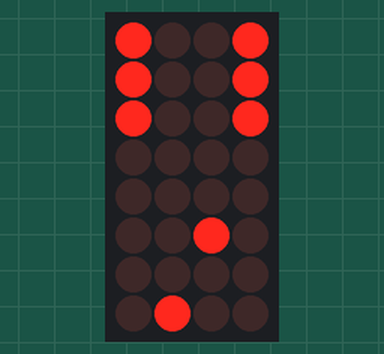
This sketch was run on a simulated Arduino Nano, built with avr-gcc and run on an emulated ATmega328P. Parts: 4×8 LED matrix. Wiring (inferred from the names in the program): LED matrix (orientation assumed): rows pin 12, pin 11, pin 10, pin 9, pin 8, pin 7, pin 6, pin 5; columns pin 3, A0, A2, A5. Random numbers use the default seed unless the sketch sets one; what the sketch prints to the serial monitor is not drawn.

Above: at 0.1 s.

The sketch:

dice.ino
```cpp
#include <TrueRandom.h>

#define ROW_1 12
#define ROW_2 11
#define ROW_3 10
#define ROW_4 9
#define ROW_5 8
#define ROW_6 7
#define ROW_7 6
#define ROW_8 5
#define COL_1 A0
#define COL_2 A1
#define COL_3 A2
#define COL_4 A3
#define COL_5 A4
#define COL_6 A5
#define COL_7 2
#define COL_8 3

const byte rows[] = {
    ROW_1, ROW_2, ROW_3, ROW_4, ROW_5, ROW_6, ROW_7, ROW_8
};

byte d_1_1[] =   {B00000000,
                  B01000000,
                  B00000000,
                  B00000000,
                  B00000000,
                  B00000000,
                  B00000010,
                  B00000000};

byte d_1_2[] =   {B00000000,
                  B01000000,
                  B00000000,
                  B00000000,
                  B00000000,
                  B00000100,
                  B00000000,
                  B00000001};

byte d_1_3[] =   {B00000000,
                  B01000000,
                  B00000000,
                  B00000000,
                  B00000000,
                  B00000100,
                  B00000010,
                  B00000001};

byte d_1_4[] =   {B00000000,
                  B01000000,
                  B00000000,
                  B00000000,
                  B00000000,
                  B00000101,
                  B00000000,
                  B00000101};

byte d_1_5[] =   {B00000000,
                  B01000000,
                  B00000000,
                  B00000000,
                  B00000000,
                  B00000101,
                  B00000010,
                  B00000101};

byte d_1_6[] =   {B00000000,
                  B01000000,
                  B00000000,
                  B00000000,
                  B00000000,
                  B00000101,
                  B00000101,
                  B00000101};

byte d_2_1[] =   {B10000000,
                  B00000000,
                  B00100000,
                  B00000000,
                  B00000000,
                  B00000000,
                  B00000010,
                  B00000000};

byte d_2_2[] =   {B10000000,
                  B00000000,
                  B00100000,
                  B00000000,
                  B00000000,
                  B00000100,
                  B00000000,
                  B00000001};

byte d_2_3[] =   {B10000000,
                  B00000000,
                  B00100000,
                  B00000000,
                  B00000000,
                  B00000100,
                  B00000010,
                  B00000001};

byte d_2_4[] =   {B10000000,
                  B00000000,
                  B00100000,
                  B00000000,
                  B00000000,
                  B00000101,
                  B00000000,
                  B00000101};

byte d_2_5[] =   {B10000000,
                  B00000000,
                  B00100000,
                  B00000000,
                  B00000000,
                  B00000101,
                  B00000010,
                  B00000101};

byte d_2_6[] =   {B10000000,
                  B00000000,
                  B00100000,
                  B00000000,
                  B00000000,
                  B00000101,
                  B00000101,
                  B00000101};

byte d_3_1[] =   {B10000000,
                  B01000000,
                  B00100000,
                  B00000000,
                  B00000000,
                  B00000000,
                  B00000010,
                  B00000000};

byte d_3_2[] =   {B10000000,
                  B01000000,
                  B00100000,
                  B00000000,
                  B00000000,
                  B00000100,
                  B00000000,
                  B00000001};

byte d_3_3[] =   {B10000000,
                  B01000000,
                  B00100000,
                  B00000000,
                  B00000000,
                  B00000100,
                  B00000010,
                  B00000001};

byte d_3_4[] =   {B10000000,
                  B01000000,
                  B00100000,
                  B00000000,
                  B00000000,
                  B00000101,
                  B00000000,
                  B00000101};

byte d_3_5[] =   {B10000000,
                  B01000000,
                  B00100000,
                  B00000000,
                  B00000000,
                  B00000101,
                  B00000010,
                  B00000101};

byte d_3_6[] =   {B10000000,
                  B01000000,
                  B00100000,
                  B00000000,
                  B00000000,
                  B00000101,
                  B00000101,
                  B00000101};

byte d_4_1[] =   {B10100000,
                  B00000000,
                  B10100000,
                  B00000000,
                  B00000000,
                  B00000000,
                  B00000010,
                  B00000000};

byte d_4_2[] =   {B10100000,
                  B00000000,
                  B10100000,
                  B00000000,
                  B00000000,
                  B00000100,
                  B00000000,
                  B00000001};

byte d_4_3[] =   {B10100000,
                  B00000000,
                  B10100000,
                  B00000000,
                  B00000000,
                  B00000100,
                  B00000010,
                  B00000001};

byte d_4_4[] =   {B10100000,
                  B00000000,
                  B10100000,
                  B00000000,
                  B00000000,
                  B00000101,
                  B00000000,
                  B00000101};

byte d_4_5[] =   {B10100000,
                  B00000000,
                  B10100000,
                  B00000000,
                  B00000000,
                  B00000101,
                  B00000010,
                  B00000101};

byte d_4_6[] =   {B10100000,
                  B00000000,
                  B10100000,
                  B00000000,
                  B00000000,
                  B00000101,
                  B00000101,
                  B00000101};

byte d_5_1[] =   {B10100000,
                  B01000000,
                  B10100000,
                  B00000000,
                  B00000000,
                  B00000000,
                  B00000010,
                  B00000000};

byte d_5_2[] =   {B10100000,
                  B01000000,
                  B10100000,
                  B00000000,
                  B00000000,
                  B00000100,
                  B00000010,
                  B00000001};

byte d_5_3[] =   {B10100000,
                  B01000000,
                  B10100000,
                  B00000000,
                  B00000000,
                  B00000100,
                  B00000010,
                  B00000001};

byte d_5_4[] =   {B10100000,
                  B01000000,
                  B10100000,
                  B00000000,
                  B00000000,
                  B00000101,
                  B00000000,
                  B00000101};

byte d_5_5[] =   {B10100000,
                  B01000000,
                  B10100000,
                  B00000000,
                  B00000000,
                  B00000101,
                  B00000010,
                  B00000101};

byte d_5_6[] =   {B10100000,
                  B01000000,
                  B10100000,
                  B00000000,
                  B00000000,
                  B00000101,
                  B00000101,
                  B00000101};

byte d_6_1[] =   {B10100000,
                  B10100000,
                  B10100000,
                  B00000000,
                  B00000000,
                  B00000000,
                  B00000010,
                  B00000000};

byte d_6_2[] =   {B10100000,
                  B10100000,
                  B10100000,
                  B00000000,
                  B00000000,
                  B00000100,
                  B00000000,
                  B00000001};

byte d_6_3[] =   {B10100000,
                  B10100000,
                  B10100000,
                  B00000000,
                  B00000000,
                  B00000100,
                  B00000010,
                  B00000001};

byte d_6_4[] =   {B10100000,
                  B10100000,
                  B10100000,
                  B00000000,
                  B00000000,
                  B00000101,
                  B00000000,
                  B00000101};

byte d_6_5[] =   {B10100000,
                  B10100000,
                  B10100000,
                  B00000000,
                  B00000000,
                  B00000101,
                  B00000010,
                  B00000101};

byte d_6_6[] =   {B10100000,
                  B10100000,
                  B10100000,
                  B00000000,
                  B00000000,
                  B00000101,
                  B00000101,
                  B00000101};

void setup() {

    pinMode(A0, OUTPUT);
    pinMode(A1, OUTPUT);
    pinMode(A2, OUTPUT);
    pinMode(A3, OUTPUT);
    pinMode(A4, OUTPUT);
    pinMode(A5, OUTPUT);
    pinMode(A6, INPUT_PULLUP);
    pinMode(A7, INPUT_PULLUP);

    pinMode(2, OUTPUT);
    pinMode(3, OUTPUT);
    pinMode(4, INPUT_PULLUP);
    pinMode(5, OUTPUT);
    pinMode(6, OUTPUT);
    pinMode(7, OUTPUT);
    pinMode(8, OUTPUT);
    pinMode(9, OUTPUT);
    pinMode(10, OUTPUT);
    pinMode(11, OUTPUT);
    pinMode(12, OUTPUT);
    pinMode(13, INPUT_PULLUP);

    Serial.begin(9600);
}

int randdomN = TrueRandom.random(1,37);


void loop()
{
  Serial.print(randdomN);

  if (randdomN == 1) {
    drawScreen(d_1_1);
  }
    else if (randdomN == 2) {
    drawScreen(d_1_2);
  }
    else if (randdomN == 3) {
    drawScreen(d_1_3);
  }
    else if (randdomN == 4) {
    drawScreen(d_1_4);
  }
    else if (randdomN == 5) {
    drawScreen(d_1_5);
  }
    else if (randdomN == 6) {
    drawScreen(d_1_6);
  }
    else if (randdomN == 7) {
    drawScreen(d_2_1);
  }
    else if (randdomN == 8) {
    drawScreen(d_2_2);
  }
    else if (randdomN == 9) {
    drawScreen(d_2_3);
  }
    else if (randdomN == 10) {
    drawScreen(d_2_4);
  }
    else if (randdomN == 11) {
    drawScreen(d_2_5);
  }
    else if (randdomN == 12) {
    drawScreen(d_2_6);
  }
    else if (randdomN == 13) {
    drawScreen(d_3_1);
  }
    else if (randdomN == 14) {
    drawScreen(d_3_2);
  }
    else if (randdomN == 15) {
    drawScreen(d_3_3);
  }
    else if (randdomN == 16) {
    drawScreen(d_3_4);
  }
    else if (randdomN == 17) {
    drawScreen(d_3_5);
  }
    else if (randdomN == 18) {
    drawScreen(d_3_6);
  }
    else if (randdomN == 19) {
    drawScreen(d_4_1);
  }
    else if (randdomN == 20) {
    drawScreen(d_4_2);
  }
    else if (randdomN == 21) {
    drawScreen(d_4_3);
  }
    else if (randdomN == 22) {
    drawScreen(d_4_4);
  }
    else if (randdomN == 23) {
    drawScreen(d_4_5);
  }
    else if (randdomN == 24) {
    drawScreen(d_4_6);
  }
    else if (randdomN == 25) {
    drawScreen(d_5_1);
  }
    else if (randdomN == 26) {
    drawScreen(d_5_2);
  }
    else if (randdomN == 27) {
    drawScreen(d_5_3);
  }
    else if (randdomN == 28) {
    drawScreen(d_5_4);
  }
    else if (randdomN == 29) {
    drawScreen(d_5_5);
  }
    else if (randdomN == 30) {
    drawScreen(d_5_6);
  }
    else if (randdomN == 31) {
    drawScreen(d_6_1);
  }
    else if (randdomN == 32) {
    drawScreen(d_6_2);
  }
    else if (randdomN == 33) {
    drawScreen(d_6_3);
  }
    else if (randdomN == 34) {
    drawScreen(d_6_4);
  }
    else if (randdomN == 35) {
    drawScreen(d_6_5);
  }
    else {
    drawScreen(d_6_6);
  }
}

 void  drawScreen(byte buffer2[]){


   // Turn on each row in series
    for (byte i = 0; i < 8; i++) {
        setColumns(buffer2[i]); // Set columns for this specific row

        digitalWrite(rows[i], LOW);
        delay(1); // Set this to 50 or 100 if you want to see the multiplexing effect!
        digitalWrite(rows[i], HIGH);

    }
}

void setColumns(byte b) {
    digitalWrite(COL_1, (b >> 0) & 0x01); // Get the 1st bit: 10000000
    digitalWrite(COL_2, (b >> 1) & 0x01); // Get the 2nd bit: 01000000
    digitalWrite(COL_3, (b >> 2) & 0x01); // Get the 3rd bit: 00100000
    digitalWrite(COL_4, (b >> 3) & 0x01); // Get the 4th bit: 00010000
    digitalWrite(COL_5, (b >> 4) & 0x01); // Get the 5th bit: 00001000
    digitalWrite(COL_6, (b >> 5) & 0x01); // Get the 6th bit: 00000100
    digitalWrite(COL_7, (b >> 6) & 0x01); // Get the 7th bit: 00000010
    digitalWrite(COL_8, (b >> 7) & 0x01); // Get the 8th bit: 00000001

    // If the polarity of your matrix is the opposite of mine
    // remove all the '~' above.
}
```
